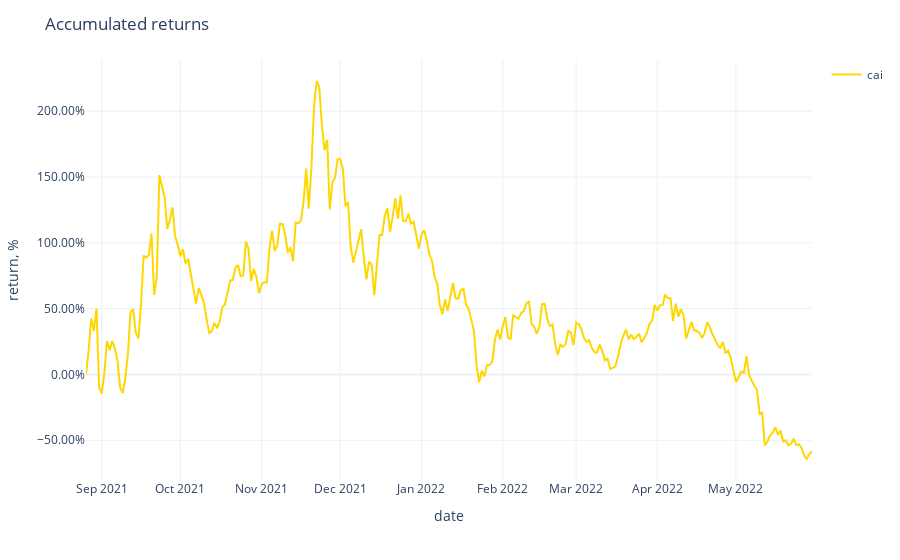
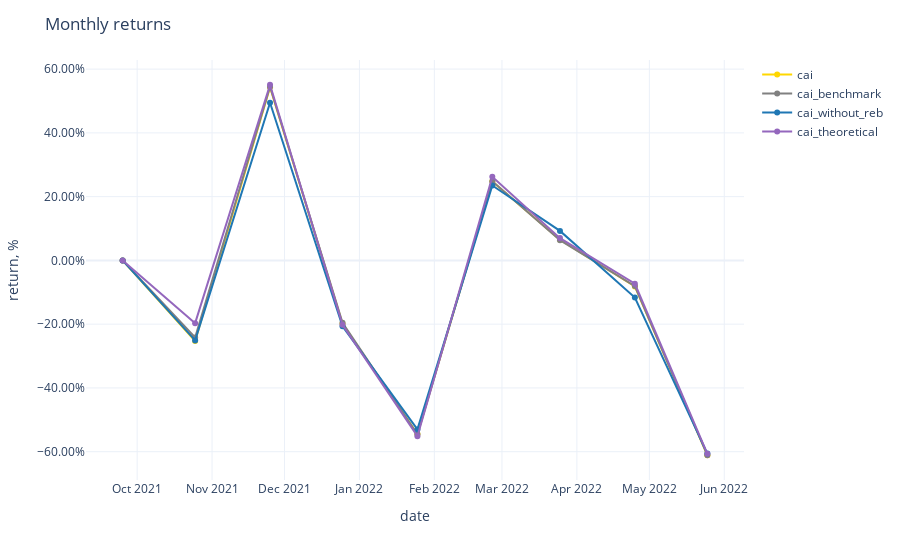
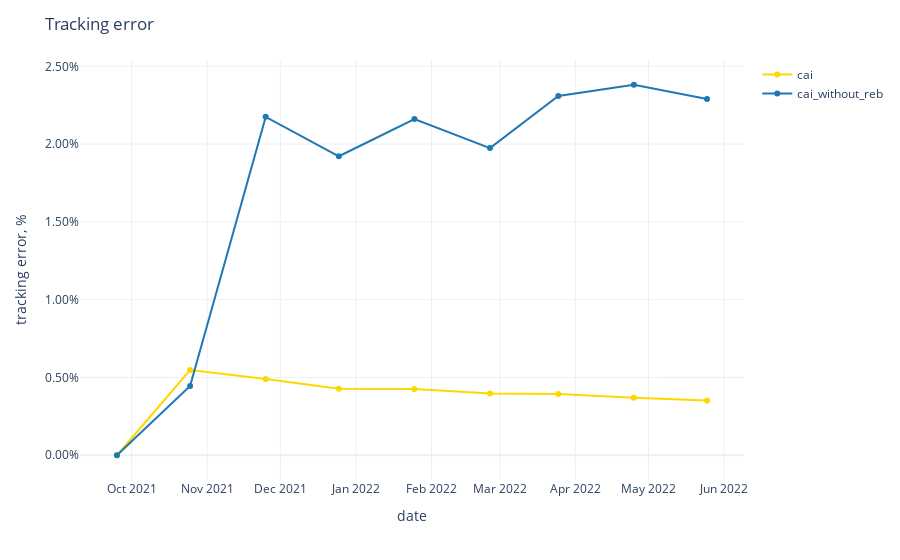
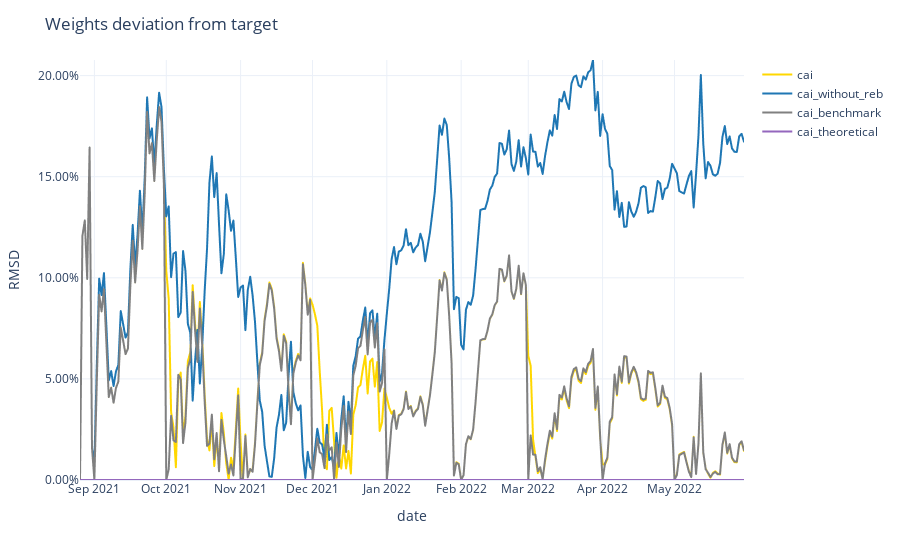

Source (notebook cell) for these figures, in order:
### Code cell
plotting.index_metrics(index_name='cai', 
                       index_values=cai_values, 
                       benchmark_values=cai_benchmark_values,
                       target_weights=target_weights,
                       ## rebalancing_hist=rebalancing_hist,
                       values_theoretical=cai_theoretical_values,
                       values_without_reb=cai_without_reb)

### Figure 1 — Plotly figure (JSON) as saved in the notebook; plotly's stock layout.template omitted (floating-point values rounded to 4 significant figures; data arrays with more than 128 entries replaced by an {"elided": "..."} marker saying what was removed)
{"data": [{"hovertemplate": "%{y}", "legendgroup": "cai", "line": {"color": "gold", "dash": "solid"}, "marker": {"symbol": "circle"}, "mode": "lines", "name": "cai", "orientation": "v", "showlegend": true, "type": "scatter", "x": {"elided": "278 str values"}, "xaxis": "x", "y": {"elided": "278 float values"}, "yaxis": "y"}], "layout": {"hoverdistance": 100, "hovermode": "x", "legend": {"title": {"text": ""}, "tracegroupgap": 0}, "margin": {"t": 60}, "spikedistance": 1000, "title": {"text": "Accumulated returns"}, "xaxis": {"anchor": "y", "domain": [0, 1], "showspikes": true, "spikecolor": "#999999", "spikedash": "dot", "spikemode": "across", "spikethickness": 2, "title": {"text": "date"}}, "yaxis": {"anchor": "x", "domain": [0, 1], "tickformat": ".2%", "title": {"text": "return, %"}}}}

### Figure 2 — Plotly figure (JSON) as saved in the notebook; plotly's stock layout.template omitted (floating-point values rounded to 4 significant figures)
{"data": [{"hovertemplate": "%{y}", "legendgroup": "cai", "line": {"color": "gold", "dash": "solid"}, "marker": {"symbol": "circle"}, "mode": "lines+markers", "name": "cai", "orientation": "v", "showlegend": true, "type": "scatter", "x": ["2021-09-25T00:00:00", "2021-10-25T00:00:00", "2021-11-25T00:00:00", "2021-12-25T00:00:00", "2022-01-25T00:00:00", "2022-02-25T00:00:00", "2022-03-25T00:00:00", "2022-04-25T00:00:00", "2022-05-25T00:00:00"], "xaxis": "x", "y": [0, -0.2529, 0.5434, -0.199, -0.5445, 0.2473, 0.06497, -0.08159, -0.6112], "yaxis": "y"}, {"hovertemplate": "%{y}", "legendgroup": "cai_benchmark", "line": {"color": "gray", "dash": "solid"}, "marker": {"symbol": "circle"}, "mode": "lines+markers", "name": "cai_benchmark", "orientation": "v", "showlegend": true, "type": "scatter", "x": ["2021-09-25T00:00:00", "2021-10-25T00:00:00", "2021-11-25T00:00:00", "2021-12-25T00:00:00", "2022-01-25T00:00:00", "2022-02-25T00:00:00", "2022-03-25T00:00:00", "2022-04-25T00:00:00", "2022-05-25T00:00:00"], "xaxis": "x", "y": [0, -0.242, 0.5446, -0.1959, -0.5454, 0.2479, 0.06347, -0.08059, -0.6109], "yaxis": "y"}, {"hovertemplate": "%{y}", "legendgroup": "cai_without_reb", "line": {"color": "#1f77b4", "dash": "solid"}, "marker": {"symbol": "circle"}, "mode": "lines+markers", "name": "cai_without_reb", "orientation": "v", "showlegend": true, "type": "scatter", "x": ["2021-09-25T00:00:00", "2021-10-25T00:00:00", "2021-11-25T00:00:00", "2021-12-25T00:00:00", "2022-01-25T00:00:00", "2022-02-25T00:00:00", "2022-03-25T00:00:00", "2022-04-25T00:00:00", "2022-05-25T00:00:00"], "xaxis": "x", "y": [0, -0.2509, 0.4947, -0.2067, -0.53, 0.2349, 0.09255, -0.1164, -0.6059], "yaxis": "y"}, {"hovertemplate": "%{y}", "legendgroup": "cai_theoretical", "line": {"color": "#9467bd", "dash": "solid"}, "marker": {"symbol": "circle"}, "mode": "lines+markers", "name": "cai_theoretical", "orientation": "v", "showlegend": true, "type": "scatter", "x": ["2021-09-25T00:00:00", "2021-10-25T00:00:00", "2021-11-25T00:00:00", "2021-12-25T00:00:00", "2022-01-25T00:00:00", "2022-02-25T00:00:00", "2022-03-25T00:00:00", "2022-04-25T00:00:00", "2022-05-25T00:00:00"], "xaxis": "x", "y": [0, -0.1968, 0.551, -0.2018, -0.5514, 0.2624, 0.06989, -0.07307, -0.6065], "yaxis": "y"}], "layout": {"hoverdistance": 100, "hovermode": "x", "legend": {"title": {"text": ""}, "tracegroupgap": 0}, "margin": {"t": 60}, "spikedistance": 1000, "title": {"text": "Monthly returns"}, "xaxis": {"anchor": "y", "domain": [0, 1], "showspikes": true, "spikecolor": "#999999", "spikedash": "dot", "spikemode": "across", "spikethickness": 2, "title": {"text": "date"}}, "yaxis": {"anchor": "x", "domain": [0, 1], "tickformat": ".2%", "title": {"text": "return, %"}}}}

### Figure 3 — Plotly figure (JSON) as saved in the notebook; plotly's stock layout.template omitted (floating-point values rounded to 4 significant figures)
{"data": [{"hovertemplate": "%{y}", "legendgroup": "cai", "line": {"color": "gold", "dash": "solid"}, "marker": {"symbol": "circle"}, "mode": "lines+markers", "name": "cai", "orientation": "v", "showlegend": true, "type": "scatter", "x": ["2021-09-25T00:00:00", "2021-10-25T00:00:00", "2021-11-25T00:00:00", "2021-12-25T00:00:00", "2022-01-25T00:00:00", "2022-02-25T00:00:00", "2022-03-25T00:00:00", "2022-04-25T00:00:00", "2022-05-25T00:00:00"], "xaxis": "x", "y": [0, 0.005472, 0.004904, 0.004267, 0.004257, 0.003976, 0.003937, 0.003695, 0.003517], "yaxis": "y"}, {"hovertemplate": "%{y}", "legendgroup": "cai_without_reb", "line": {"color": "#1f77b4", "dash": "solid"}, "marker": {"symbol": "circle"}, "mode": "lines+markers", "name": "cai_without_reb", "orientation": "v", "showlegend": true, "type": "scatter", "x": ["2021-09-25T00:00:00", "2021-10-25T00:00:00", "2021-11-25T00:00:00", "2021-12-25T00:00:00", "2022-01-25T00:00:00", "2022-02-25T00:00:00", "2022-03-25T00:00:00", "2022-04-25T00:00:00", "2022-05-25T00:00:00"], "xaxis": "x", "y": [0, 0.004451, 0.02175, 0.01922, 0.02161, 0.01974, 0.02309, 0.02381, 0.02289], "yaxis": "y"}], "layout": {"hoverdistance": 100, "hovermode": "x", "legend": {"title": {"text": ""}, "tracegroupgap": 0}, "margin": {"t": 60}, "spikedistance": 1000, "title": {"text": "Tracking error"}, "xaxis": {"anchor": "y", "domain": [0, 1], "showspikes": true, "spikecolor": "#999999", "spikedash": "dot", "spikemode": "across", "spikethickness": 2, "title": {"text": "date"}}, "yaxis": {"anchor": "x", "domain": [0, 1], "tickformat": ".2%", "title": {"text": "tracking error, %"}}}}

### Figure 4 — Plotly figure (JSON) as saved in the notebook; plotly's stock layout.template omitted (floating-point values rounded to 4 significant figures; data arrays with more than 128 entries replaced by an {"elided": "..."} marker saying what was removed)
{"data": [{"hovertemplate": "%{y}", "legendgroup": "cai", "line": {"color": "gold", "dash": "solid"}, "marker": {"symbol": "circle"}, "mode": "lines", "name": "cai", "showlegend": true, "type": "scattergl", "x": {"elided": "278 str values"}, "xaxis": "x", "y": {"elided": "278 float values"}, "yaxis": "y"}, {"hovertemplate": "%{y}", "legendgroup": "cai_without_reb", "line": {"color": "#1f77b4", "dash": "solid"}, "marker": {"symbol": "circle"}, "mode": "lines", "name": "cai_without_reb", "showlegend": true, "type": "scattergl", "x": {"elided": "278 str values"}, "xaxis": "x", "y": {"elided": "278 float values"}, "yaxis": "y"}, {"hovertemplate": "%{y}", "legendgroup": "cai_benchmark", "line": {"color": "gray", "dash": "solid"}, "marker": {"symbol": "circle"}, "mode": "lines", "name": "cai_benchmark", "showlegend": true, "type": "scattergl", "x": {"elided": "278 str values"}, "xaxis": "x", "y": {"elided": "278 float values"}, "yaxis": "y"}, {"hovertemplate": "%{y}", "legendgroup": "cai_theoretical", "line": {"color": "#9467bd", "dash": "solid"}, "marker": {"symbol": "circle"}, "mode": "lines", "name": "cai_theoretical", "showlegend": true, "type": "scattergl", "x": {"elided": "278 str values"}, "xaxis": "x", "y": {"elided": "278 float values"}, "yaxis": "y"}], "layout": {"hovermode": "x", "legend": {"title": {"text": ""}, "tracegroupgap": 0}, "margin": {"t": 60}, "title": {"text": "Weights deviation from target"}, "xaxis": {"anchor": "y", "domain": [0, 1], "showspikes": true, "spikecolor": "#999999", "spikedash": "dot", "spikemode": "across", "spikethickness": 2, "title": {"text": "date"}}, "yaxis": {"anchor": "x", "domain": [0, 1], "range": [0, 0.2077], "tickformat": ".2%", "title": {"text": "RMSD"}}}}
